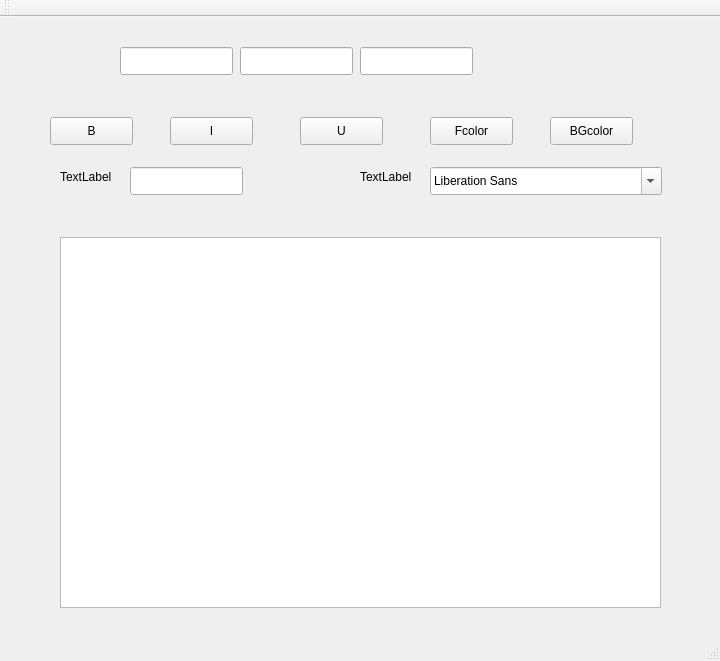
<?xml version="1.0" encoding="UTF-8"?>
<ui version="4.0">
 <class>MainWindow</class>
 <widget class="QMainWindow" name="MainWindow">
  <property name="geometry">
   <rect>
    <x>0</x>
    <y>0</y>
    <width>720</width>
    <height>661</height>
   </rect>
  </property>
  <property name="windowTitle">
   <string>MainWindow</string>
  </property>
  <widget class="QWidget" name="centralWidget">
   <widget class="QLineEdit" name="lineEdit">
    <property name="geometry">
     <rect>
      <x>120</x>
      <y>30</y>
      <width>113</width>
      <height>28</height>
     </rect>
    </property>
   </widget>
   <widget class="QLineEdit" name="lineEdit_2">
    <property name="geometry">
     <rect>
      <x>240</x>
      <y>30</y>
      <width>113</width>
      <height>28</height>
     </rect>
    </property>
   </widget>
   <widget class="QLineEdit" name="lineEdit_3">
    <property name="geometry">
     <rect>
      <x>360</x>
      <y>30</y>
      <width>113</width>
      <height>28</height>
     </rect>
    </property>
   </widget>
   <widget class="QPushButton" name="pushButton">
    <property name="geometry">
     <rect>
      <x>50</x>
      <y>100</y>
      <width>83</width>
      <height>28</height>
     </rect>
    </property>
    <property name="text">
     <string>B</string>
    </property>
   </widget>
   <widget class="QPushButton" name="pushButton_2">
    <property name="geometry">
     <rect>
      <x>170</x>
      <y>100</y>
      <width>83</width>
      <height>28</height>
     </rect>
    </property>
    <property name="text">
     <string>I</string>
    </property>
   </widget>
   <widget class="QPushButton" name="pushButton_3">
    <property name="geometry">
     <rect>
      <x>300</x>
      <y>100</y>
      <width>83</width>
      <height>28</height>
     </rect>
    </property>
    <property name="text">
     <string>U</string>
    </property>
   </widget>
   <widget class="QPushButton" name="pushButton_4">
    <property name="geometry">
     <rect>
      <x>430</x>
      <y>100</y>
      <width>83</width>
      <height>28</height>
     </rect>
    </property>
    <property name="text">
     <string>Fcolor</string>
    </property>
   </widget>
   <widget class="QPushButton" name="pushButton_5">
    <property name="geometry">
     <rect>
      <x>550</x>
      <y>100</y>
      <width>83</width>
      <height>28</height>
     </rect>
    </property>
    <property name="text">
     <string>BGcolor</string>
    </property>
   </widget>
   <widget class="QLineEdit" name="lineEdit_4">
    <property name="geometry">
     <rect>
      <x>130</x>
      <y>150</y>
      <width>113</width>
      <height>28</height>
     </rect>
    </property>
   </widget>
   <widget class="QFontComboBox" name="fontComboBox">
    <property name="geometry">
     <rect>
      <x>430</x>
      <y>150</y>
      <width>232</width>
      <height>28</height>
     </rect>
    </property>
   </widget>
   <widget class="QLabel" name="label">
    <property name="geometry">
     <rect>
      <x>60</x>
      <y>150</y>
      <width>62</width>
      <height>20</height>
     </rect>
    </property>
    <property name="text">
     <string>TextLabel</string>
    </property>
   </widget>
   <widget class="QLabel" name="label_2">
    <property name="geometry">
     <rect>
      <x>360</x>
      <y>150</y>
      <width>62</width>
      <height>20</height>
     </rect>
    </property>
    <property name="text">
     <string>TextLabel</string>
    </property>
   </widget>
   <widget class="QTextEdit" name="textEdit">
    <property name="geometry">
     <rect>
      <x>60</x>
      <y>220</y>
      <width>601</width>
      <height>371</height>
     </rect>
    </property>
   </widget>
  </widget>
  <widget class="QMenuBar" name="menuBar">
   <property name="geometry">
    <rect>
     <x>0</x>
     <y>0</y>
     <width>720</width>
     <height>26</height>
    </rect>
   </property>
  </widget>
  <widget class="QToolBar" name="mainToolBar">
   <attribute name="toolBarArea">
    <enum>TopToolBarArea</enum>
   </attribute>
   <attribute name="toolBarBreak">
    <bool>false</bool>
   </attribute>
  </widget>
  <widget class="QStatusBar" name="statusBar"/>
 </widget>
 <layoutdefault spacing="6" margin="11"/>
 <resources/>
 <connections/>
</ui>
